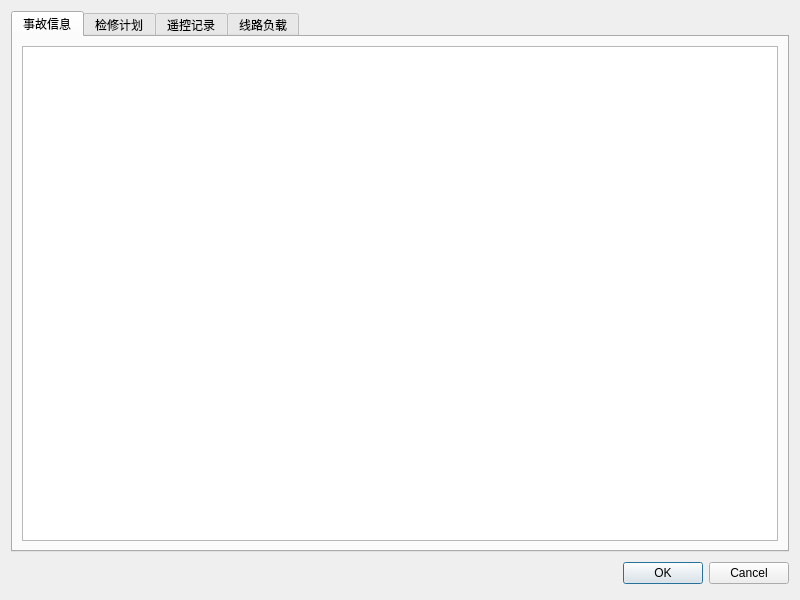
<?xml version="1.0" encoding="UTF-8"?>
<ui version="4.0">
 <class>Information</class>
 <widget class="QDialog" name="Information">
  <property name="geometry">
   <rect>
    <x>0</x>
    <y>0</y>
    <width>800</width>
    <height>600</height>
   </rect>
  </property>
  <property name="windowTitle">
   <string>信息页面</string>
  </property>
  <property name="windowIcon">
   <iconset resource="ihandover.qrc">
    <normaloff>:/images/information.png</normaloff>:/images/information.png</iconset>
  </property>
  <layout class="QGridLayout" name="gridLayout_5">
   <item row="0" column="0">
    <widget class="QTabWidget" name="tabWidget">
     <property name="currentIndex">
      <number>0</number>
     </property>
     <widget class="QWidget" name="tab">
      <attribute name="title">
       <string>事故信息</string>
      </attribute>
      <layout class="QGridLayout" name="gridLayout_4">
       <item row="0" column="0">
        <widget class="QTableView" name="accidentinfo_tableview"/>
       </item>
      </layout>
     </widget>
     <widget class="QWidget" name="tab_2">
      <attribute name="title">
       <string>检修计划</string>
      </attribute>
      <layout class="QGridLayout" name="gridLayout_3">
       <item row="0" column="0">
        <widget class="QTableView" name="maintenanceplan_tableview"/>
       </item>
      </layout>
     </widget>
     <widget class="QWidget" name="tab_3">
      <attribute name="title">
       <string>遥控记录</string>
      </attribute>
      <layout class="QGridLayout" name="gridLayout_6">
        <item row="0" column="0">
         <layout class="QGridLayout" name="gridLayout_7">
          <item row="0" column="0">
           <layout class="QHBoxLayout" name="horizontalLayout">
            <item>
             <widget class="QLabel" name="label">
              <property name="text">
               <string>         成功次数：</string>
              </property>
             </widget>
            </item>
            <item>
             <widget class="QLabel" name="label_5">
              <property name="text">
               <string>                    8</string>
              </property>
             </widget>
            </item>
            <item>
             <widget class="QLabel" name="label_3">
              <property name="text">
               <string>次</string>
              </property>
             </widget>
            </item>
            <item>
             <widget class="QLabel" name="label_6">
              <property name="text">
               <string>         失败次数：</string>
              </property>
             </widget>
            </item>
            <item>
             <widget class="QLabel" name="label_2">
              <property name="text">
               <string>                    0</string>
              </property>
             </widget>
            </item>
            <item>
             <widget class="QLabel" name="label_4">
              <property name="text">
               <string>次</string>
              </property>
             </widget>
            </item>
           </layout>
          </item>
          <item row="1" column="0">
           <widget class="QTableView" name="DPCPoint_tableview"/>
          </item>
         </layout>
        </item>
       </layout>
	 </widget>
     <widget class="QWidget" name="tab_4">
      <attribute name="title">
       <string>线路负载</string>
      </attribute>
      <layout class="QGridLayout" name="gridLayout_2">
       <item row="0" column="0">
        <widget class="QTableView" name="lineload_tableview"/>
       </item>
      </layout>
     </widget>
    </widget>
   </item>
   <item row="1" column="0">
    <layout class="QHBoxLayout">
     <property name="spacing">
      <number>6</number>
     </property>
     <property name="margin">
      <number>0</number>
     </property>
     <item>
      <spacer>
       <property name="orientation">
        <enum>Qt::Horizontal</enum>
       </property>
       <property name="sizeHint" stdset="0">
        <size>
         <width>131</width>
         <height>31</height>
        </size>
       </property>
      </spacer>
     </item>
     <item>
      <widget class="QPushButton" name="okButton">
       <property name="text">
        <string>OK</string>
       </property>
      </widget>
     </item>
     <item>
      <widget class="QPushButton" name="cancelButton">
       <property name="text">
        <string>Cancel</string>
       </property>
      </widget>
     </item>
    </layout>
   </item>
  </layout>
 </widget>
 <resources>
  <include location="ihandover.qrc"/>
 </resources>
 <connections>
  <connection>
   <sender>okButton</sender>
   <signal>clicked()</signal>
   <receiver>Information</receiver>
   <slot>accept()</slot>
   <hints>
    <hint type="sourcelabel">
     <x>278</x>
     <y>253</y>
    </hint>
    <hint type="destinationlabel">
     <x>96</x>
     <y>254</y>
    </hint>
   </hints>
  </connection>
  <connection>
   <sender>cancelButton</sender>
   <signal>clicked()</signal>
   <receiver>Information</receiver>
   <slot>reject()</slot>
   <hints>
    <hint type="sourcelabel">
     <x>369</x>
     <y>253</y>
    </hint>
    <hint type="destinationlabel">
     <x>179</x>
     <y>282</y>
    </hint>
   </hints>
  </connection>
 </connections>
</ui>
